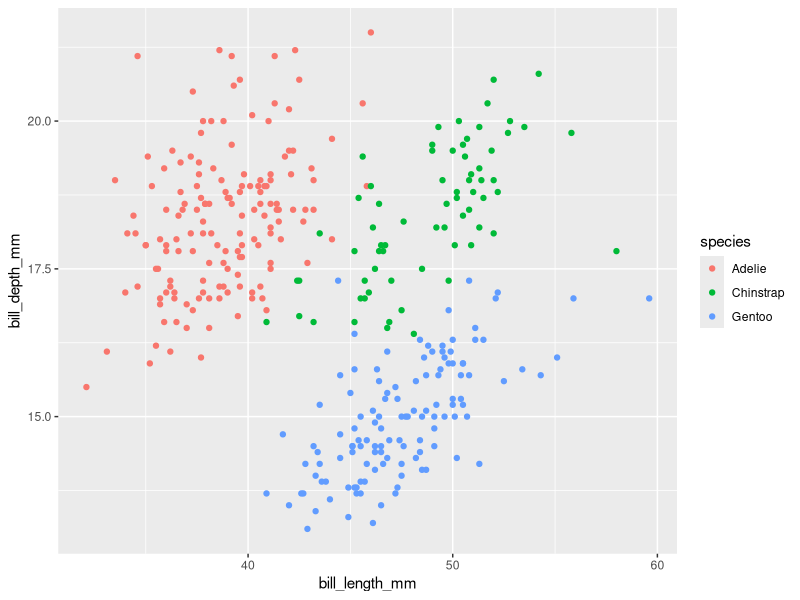
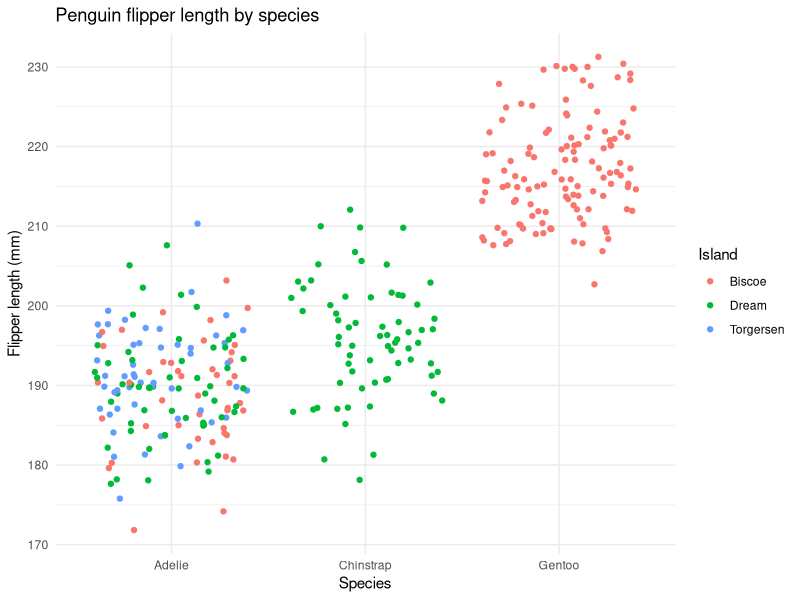
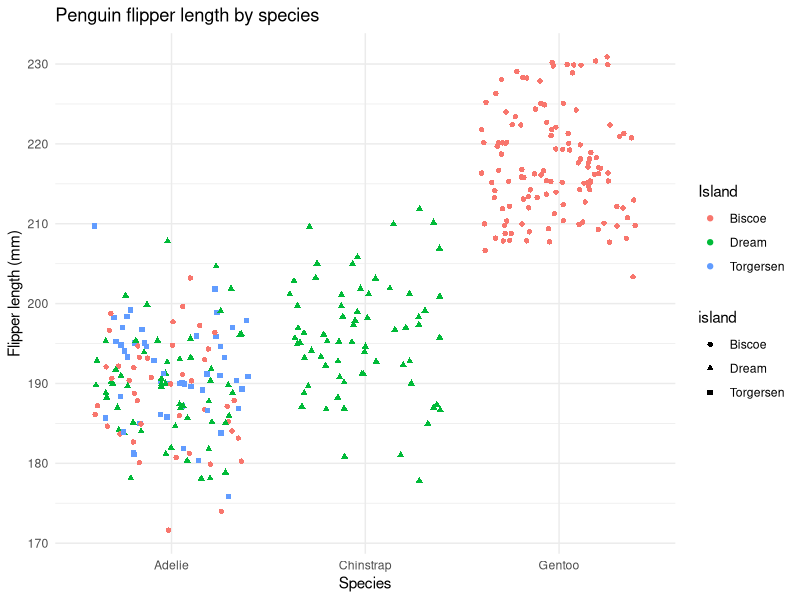

Reproduce these figures in R, in order.
## ---- chunk 1
library(tidyverse)
library(palmerpenguins)
## ---- chunk 2

#A

fx <- expression(x^2)
x <- 2
D(fx, 'x')
## ---- chunk 3
pa <- expression(2 * ((3 * a + 2)^4) - 5)
a <- 1.2
D(pa, 'a')
## ---- chunk 4
ggplot() +
  geom_point(data = penguins, 
             aes(x = bill_length_mm, 
                 y = bill_depth_mm,
                 color = species)
             )
## ---- chunk 5
ggplot() +
  geom_jitter(data = penguins, 
              aes(x = species,
                  y = flipper_length_mm,
                  color = island)) +
  labs(title = "Penguin flipper length by species",
       x = "Species",
       y = "Flipper length (mm)",
       color = "Island") +
#  scale_shape_manual() +
  theme_minimal()
## ---- chunk 6
ggplot() +
  geom_jitter(data = penguins, 
              aes(x = species,
                  y = flipper_length_mm,
                  color = island,
                  shape = island)) +
  labs(title = "Penguin flipper length by species",
       x = "Species",
       y = "Flipper length (mm)",
       color = "Island") +
#  scale_shape_manual() +
  theme_minimal()
